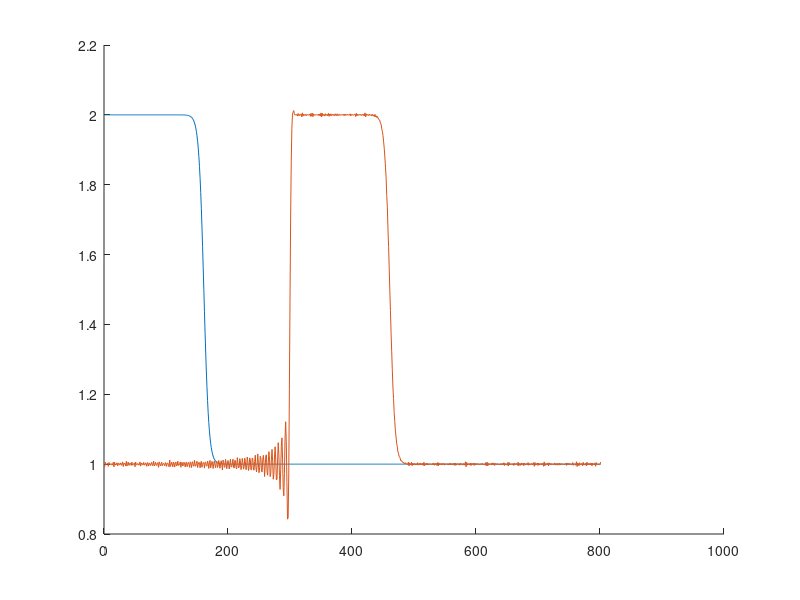

The MATLAB script that drew this image:
iterations = 3000;
N = 800;
storage_total = 2;
storage_interval = iterations/(storage_total-1);
clear storage;

%c = 1
%dt = 1
%dx = 1


cs = 1/sqrt(3);
u = 0.1; %is u constant?
D = 5*10^-5 ;
beta = 1/(1+6*D) ; % More on this please

x = 0:N ;
%rho = 1 + 0.5 * exp(-5000*(x/N - 1/4).^2 ) ; %steep gaussian
delta = 0.01;
rho = 1 + 0.5 * (1 - tanh((x/N - 2/10)/delta));
%rho = 1 + 0.5 * ( (N/4 < x).* (x < N/2) ) ;

fz = 2*rho/3 .* (2 - sqrt(1 + u.^2/cs^2)) ; 
fn =   rho/3 .* ((-u-cs^2)/2/cs^2 + sqrt(1 + u.^2/cs^2)) ;
fp =   rho/3 .* ((u-cs^2)/2/cs^2 + sqrt(1 + u.^2/cs^2)) ;
storage(1,:) = rho;

for t = 1:iterations
   %advection/free-flight
     %periodic boundary conditions
     fn = [fn(2:end), fn(1)] ;
     fp = [fp(end), fp(1:end-1)] ;
   
     %bounce-back boundary condition
%    temp = fn(1);
%    fn = [fn(2:end), fp(end)] ;
%    fp = [temp, fp(1:end-1)] ;
   
   
   %relaxation/collision
     rho = fz + fp + fn ;
%    u = (fp - fn)./rho ;
     fzeq = 2*rho/3 .* (2 - sqrt(1 + u.^2/cs^2)) ;  
     fneq =   rho/3 .* ((-u-cs^2)/2/cs^2 + sqrt(1 + u.^2/cs^2)) ;
     fpeq =   rho/3 .* ((u-cs^2)/2/cs^2 + sqrt(1 + u.^2/cs^2)) ;
    
     fz = fz - 2*beta*( fz - fzeq ) ;
     fn = fn - 2*beta*( fn - fneq ) ;
     fp = fp - 2*beta*( fp - fpeq ) ;
    
    
    if mod(t,storage_interval) == 0
        i = 1+(t/storage_interval) ;
        storage(i,:) = rho;
    end
    
end
    
for i = 1:1+(iterations/storage_interval)
    hold all;
    plot(storage(i,:))
end